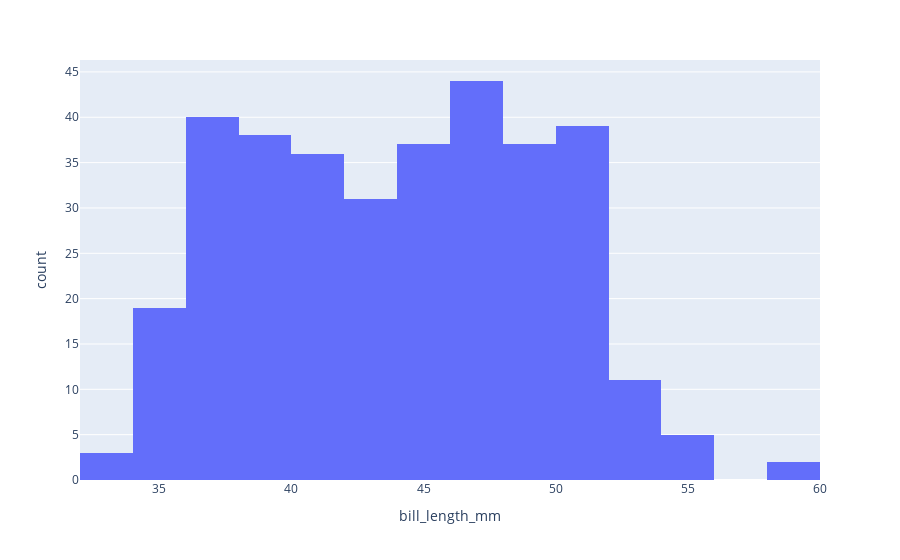

The notebook cell saved with this chart:
### Code cell
fig = px.histogram(df, x='bill_length_mm')
fig.show()

### Figure 1 — Plotly figure (JSON) as saved in the notebook; plotly's stock layout.template omitted (floating-point values rounded to 4 significant figures; data arrays with more than 128 entries replaced by an {"elided": "..."} marker saying what was removed)
{"data": [{"alignmentgroup": "True", "bingroup": "x", "hovertemplate": "bill_length_mm=%{x}<br>count=%{y}<extra></extra>", "legendgroup": "", "marker": {"color": "#636efa", "pattern": {"shape": ""}}, "name": "", "offsetgroup": "", "orientation": "v", "showlegend": false, "type": "histogram", "x": {"elided": "344 float values"}, "xaxis": "x", "yaxis": "y"}], "layout": {"barmode": "relative", "legend": {"tracegroupgap": 0}, "margin": {"t": 60}, "xaxis": {"anchor": "y", "domain": [0, 1], "title": {"text": "bill_length_mm"}}, "yaxis": {"anchor": "x", "domain": [0, 1], "title": {"text": "count"}}}}
